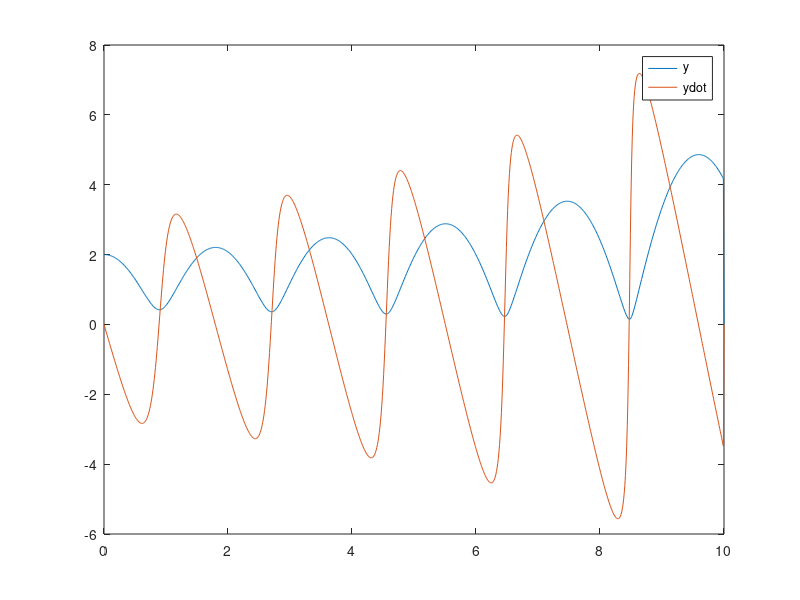

Write MATLAB code to recreate this figure.
%%Problem 2a implement Explicit Euler method in matlab

clc
clear all

% Constants
g = 9.81;
K = 1.40;
h = 0.01;
t0 = 0;
t1 = 10;
n = (t1-t0)/h;

% State space model
f = @(y,t) [y(2); -g*(1-(1/y(1))^K)];

% Stuff
t = [t0:h:t1];
y = zeros(2,n+1);

disp(length(t))
disp(length(y))

%Initial conditions

y(:,1) = [2;0];

for i = 1:(n-1)
    y(:,i+1) = y(:,i) + h*f(y(:,i),t(i));
end

plot(t,y)
legend y ydot
